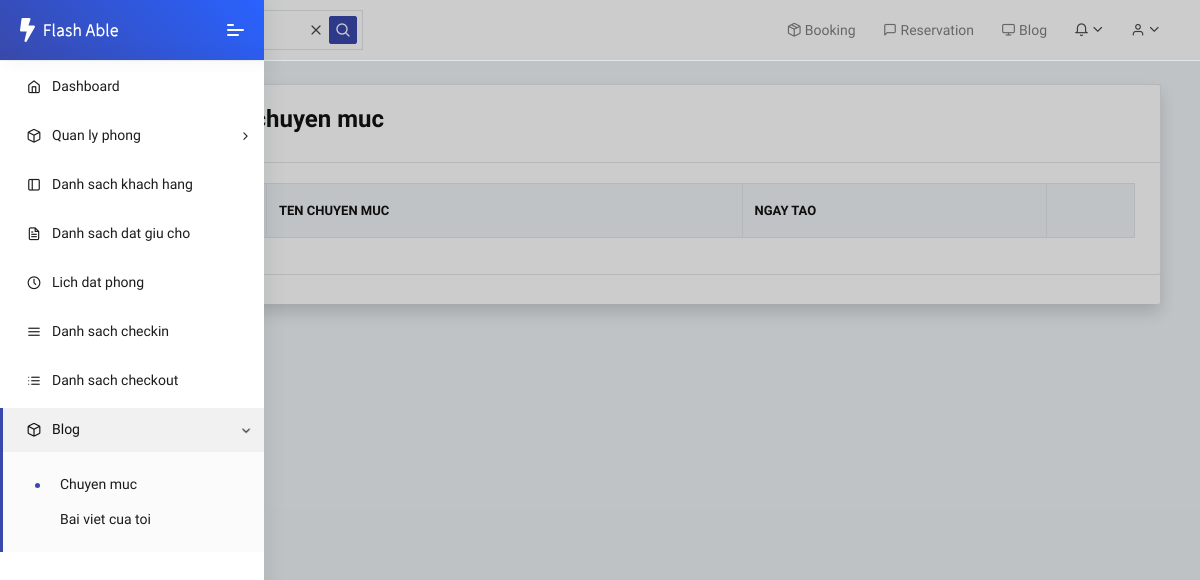
The app's page /blog/category/list (signed in), older data.
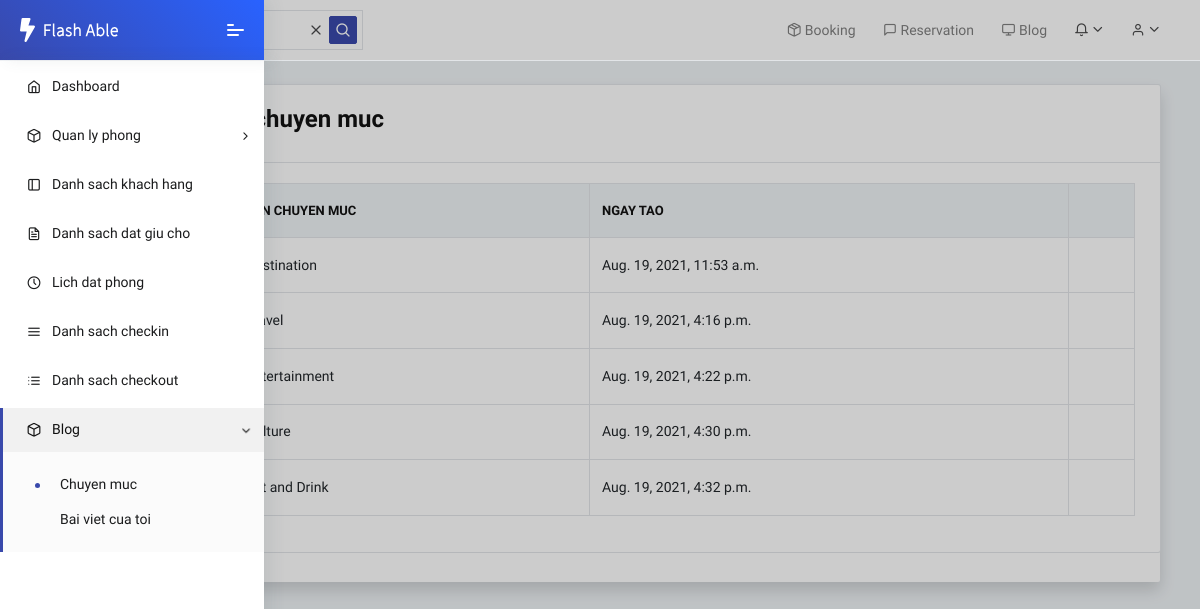
The same page, newer data.
### blog/models.py (models this page shows, shortened)
class Category(models.Model):
    name = models.CharField('Chuyen muc', max_length=100, null=False, blank=False, unique=True, error_messages={'unique': "Chuyen muc da ton tai"})
    slug = models.SlugField()
    approved = models.BooleanField('Phe duyet', default=True)
    date_created = models.DateTimeField(auto_now_add=True)
    date_updated = models.DateTimeField(auto_now=True)

### blog/views.py (the view)
# urls.py: path('category/list', views.CategoryListView.as_view(), name='category_list'),
class CategoryListView(LoginRequiredMixin, ListView):
    model = Category
    template_name = 'category_list.html'

### blog/templates/category_list.html (shortened to what this page needs)
{% extends 'base.html' %}
{% load static %}
{% block header_static %}
	<link rel="stylesheet" href="{% static 'fonts/fontawesome/css/fontawesome-all.min.css' %}">
	<link rel="stylesheet" href="{% static 'plugins/animation/css/animate.min.css' %}">
    <link rel="stylesheet" type="text/css" href="{% static 'media/css/dataTables.uikit.css' %}">
    <link rel="stylesheet" type="text/css" href="https://cdnjs.cloudflare.com/ajax/libs/uikit/3.0.2/css/uikit.min.css">
    <link rel="stylesheet" href="{% static 'css/style.css' %}">
{% endblock %}
{% block content %}
    <div class="container-fluid">
        <div class="card shadow mb-4">
            <div class="card">
                <div class="card-header">
                    <h3>Danh sach chuyen muc</h3>
                </div>
                <div class="card-body ">
                    <table id="example" class="table table-hover table-bordered nowrap" style="width:100%">
                        <thead>
                            <tr>
                                <th>ID</th>
                                <th>Ten chuyen muc</th>
                                <th>Ngay tao</th>
                                <th></th>
                            </tr>
                        </thead>
                        <tbody>
                        {% for category in category_list %}
                        <tr>
                            <td>{{ category.id }}</td>
                            <td>{{ category.name }}</td>
                            <td>{{ category.date_created }}</td>
                            <td>{% if perms.blog.view_category %}<a class="badge badge-info" href="{% url 'category_detail' category.slug %}">Bai viet</a>{% endif %}
                        </tr>
                        {% endfor %}
                        </tbody>
                    </table>
                </div>
            </div>
        </div>
    </div>
{% endblock %}

### templates/base.html (shortened to what this page needs)
<!DOCTYPE html>
<html lang="en">
{% load static %}
<head>
        {% block header_static %}{% endblock %}
</head>
<body class="dt-example dt-example-uikit">
	<nav class="pcoded-navbar menupos-fixed menu-light brand-blue ">
		<div class="navbar-wrapper ">
			<div class="navbar-brand header-logo">
				<a href="{% url 'dashboard' %}" class="b-brand">
					<img src="{% static 'images/logo.svg' %}" alt="" class="logo images">
				</a>
				<a class="mobile-menu" id="mobile-collapse" href="#"><span></span></a>
			</div>
			<div class="navbar-content scroll-div">
				<ul class="nav pcoded-inner-navbar">
                    <li class="nav-item">
						<a href="{% url 'dashboard' %}" class="nav-link"><span class="pcoded-micon"><i class="feather icon-home"></i></span><span class="pcoded-mtext">Dashboard</span></a>
					</li>
                    <li class="nav-item pcoded-hasmenu">
						<a href="#" class="nav-link"><span class="pcoded-micon"><i class="feather icon-box"></i></span><span class="pcoded-mtext">Quan ly phong</span></a>
					</li>
                    {% if perms.customer.view_customer %}
                    <li class="nav-item">
						<a href="{% url 'customer_list' %}" class="nav-link"><span class="pcoded-micon"><i class="feather icon-sidebar"></i></span><span class="pcoded-mtext">Danh sach khach hang</span></a>
					</li>
                    {% endif %}
                    {% if perms.reservation.view_reservation %}
                    <li class="nav-item">
						<a href="{% url 'reservation_list' %}" class="nav-link"><span class="pcoded-micon"><i class="feather icon-file-text"></i></span><span class="pcoded-mtext">Danh sach dat giu cho</span></a>
					</li>
                    {% endif %}
                    {% if perms.booking.view_booking %}
                    <li class="nav-item">
						<a href="{% url 'booking_list' %}" class="nav-link"><span class="pcoded-micon"><i class="feather icon-clock"></i></span><span class="pcoded-mtext">Lich dat phong</span></a>
					</li>
                    {% endif %}
                    {% if perms.booking.view_checkin %}
                    <li class="nav-item">
						<a href="{% url 'checkin_list' %}" class="nav-link"><span class="pcoded-micon"><i class="feather icon-menu"></i></span><span class="pcoded-mtext">Danh sach checkin</span></a>
					</li>
                    {% endif %}
                    {% if perms.booking.view_checkout %}
                    <li class="nav-item">
						<a href="{% url 'checkout_list' %}" class="nav-link"><span class="pcoded-micon"><i class="feather icon-list"></i></span><span class="pcoded-mtext">Danh sach checkout</span></a>
					</li>
                    {% endif %}
                    <li class="nav-item pcoded-hasmenu">
						<a href="#" class="nav-link"><span class="pcoded-micon"><i class="feather icon-box"></i></span><span class="pcoded-mtext">Blog</span></a>
						<ul class="pcoded-submenu">
                            <li class=""><a href="{% url 'category_list' %}" class="">Chuyen muc</a></li>
                            <li class=""><a href="{% url 'my_articles' %}" class="">Bai viet cua toi</a></li>
						</ul>
					</li>
                </ul>
			</div>
		</div>
	</nav>
	<header class="navbar pcoded-header navbar-expand-lg navbar-light headerpos-fixed">
		<div class="collapse navbar-collapse">
			<ul class="navbar-nav mr-auto">
				<li class="nav-item">
					<div class="main-search open">
						<div class="input-group">
							<a href="#!" class="input-group-append search-close">
								<i class="feather icon-x input-group-text"></i>
							</a>
							<span class="input-group-append search-btn btn btn-primary">
								<i class="feather icon-search input-group-text"></i>
							</span>
						</div>
					</div>
				</li>
			</ul>
			<ul class="navbar-nav ml-auto">
                {% if perms.booking.add_booking %}
                <li class="nav-item">
                    <a href="{% url 'booking_create' %}" class="nav-link"><span class="pcoded-micon"><i class="feather icon-package"></i></span><span class="pcoded-mtext"> Booking</span></a>
                </li>
                {% endif %}
                {% if perms.reservation.add_reservation %}
                <li class="nav-item">
                    <a href="{% url 'reservation_create' %}" class="nav-link"><span class="pcoded-micon"><i class="feather icon-message-square"></i></span><span class="pcoded-mtext"> Reservation</span></a>
                </li>
                {% endif %}
                <li class="nav-item">
                    <a href="{% url 'blog_home' %}" class="nav-link" target="_blank"><span class="pcoded-micon"><i class="feather icon-monitor"></i></span><span class="pcoded-mtext"> Blog</span></a>
                </li>
            {% if user.is_authenticated %}
				<li>
					<div class="dropdown">
						<a class="dropdown-toggle" href="#" data-toggle="dropdown"><i class="icon feather icon-bell"></i></a>
					</div>
				</li>
				<li>
					<div class="dropdown drp-user">
						<a href="#" class="dropdown-toggle" data-toggle="dropdown">
							<i class="icon feather icon-user"></i>
						</a>
					</div>
				</li>
            {% else %}
                <li class="navbar-nav "><a href="{% url 'register' %}" class="" target="_blank"><i class="feather icon-user-plus"></i>  Dang ky</a></li>
                <li class="navbar-nav "><a href="{% url 'loginrequest' %}" class=""><i class="feather icon-user-check"></i>  Dang nhap</a></li>
            {% endif %}
			</ul>
		</div>
	</header>
	<div class="pcoded-main-container">
		<div class="pcoded-wrapper">
			<div class="pcoded-content">
				<div class="pcoded-inner-content">
					<div class="main-body">
						<div class="page-wrapper">
                            {% block content %}
                            {% endblock %}
                        </div>
					</div>
				</div>
			</div>
		</div>
	</div>
</body>
</html>

Row changes from the older to the newer data that the page shows:
added Category: name "Destination", date_created "Aug. 19, 2021, 11:53 a.m."
added Category: name "Travel", date_created "Aug. 19, 2021, 4:16 p.m."
added Category: name "Entertainment", date_created "Aug. 19, 2021, 4:22 p.m."
added Category: name "Culture", date_created "Aug. 19, 2021, 4:30 p.m."
added Category: name "Eat and Drink", date_created "Aug. 19, 2021, 4:32 p.m."
